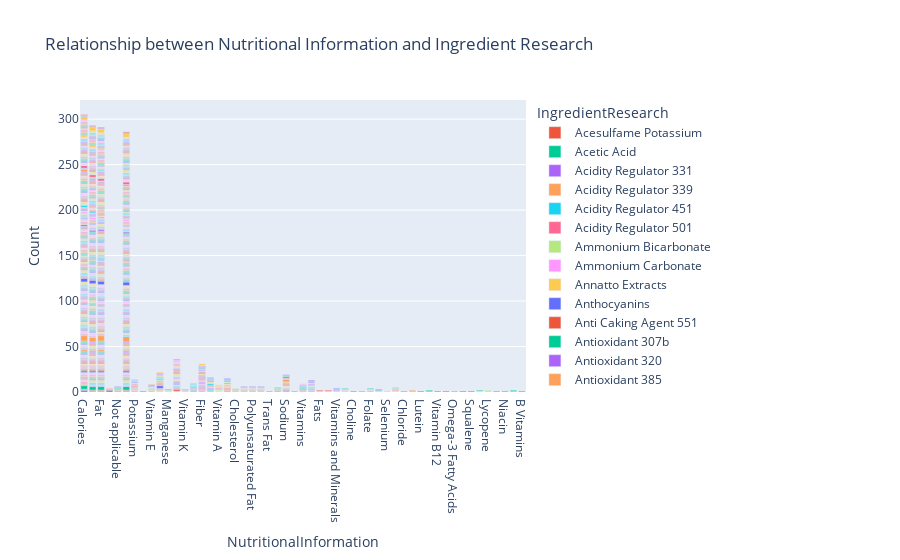

Here is the notebook cell this chart was saved with:
### Code cell
import plotly.express as px

query = """
MATCH (i:IngredientResearch)-[:HAS_NUTRITIONAL_INFORMATION]->(n:NutritionalInformation)
RETURN i.ingredient_name AS IngredientResearch, n.nutrient AS NutritionalInformation
"""

with driver.session() as session:
    result = session.run(query)
    neo4j_data = [record.data() for record in result]


df = pd.DataFrame(neo4j_data)


ingredientresearch_nutriinfo = df.groupby('NutritionalInformation')['IngredientResearch'].apply(list).reset_index()

import plotly.graph_objects as go



import plotly.express as px




fig = px.bar(counts, x='NutritionalInformation', y='Count', color='IngredientResearch', 
             title='Relationship between Nutritional Information and Ingredient Research')

fig.show()
